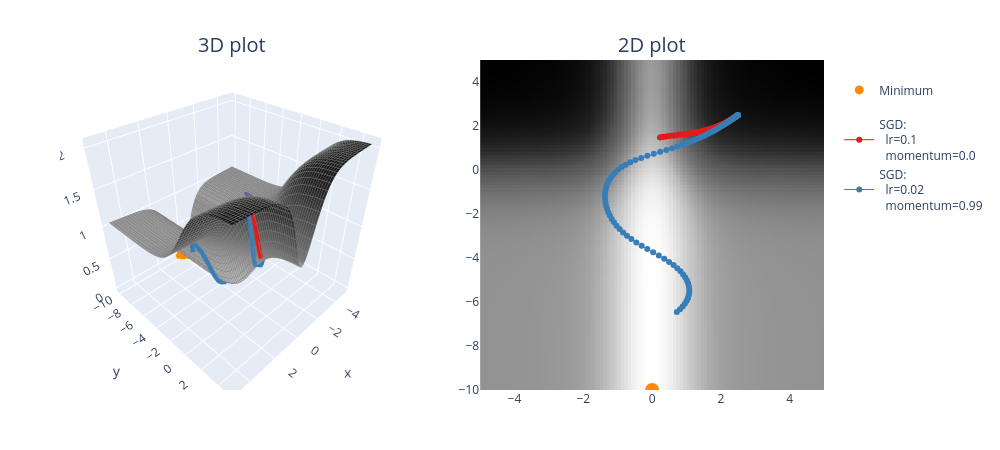

The code cell stored with this chart in its notebook:
### Markdown cell above
### Exercise - implement `opt_fn_with_sgd`

> ```yaml
> Difficulty: 🔴🔴🔴⚪⚪
> Importance: 🔵🔵🔵🔵⚪
> 
> You should spend up to 15-20 minutes on this exercise.
> ```

Implement the `opt_fn_with_sgd` function using `torch.optim.SGD`. This function optimizes parameters `(x, y)` (which represent coordinates at which we evaluate a function) using gradient descent on that function value. In other words, this should look just like your optimization loops in previous days' material, except rather than passing in `model.parameters()` to your optimizer, you pass in `(xy,)` (because it needs to be an iterable of parameters, not just a single parameter).

Remember, your update steps `optimizer.step()` will automatically change the values of `xy` inplace - this means that you shouldn't store past values like `xy_list.append(xy)` because then past elements of that list will be modified when `xy` is updated. Instead, you should use something like `xy_list.append(xy.detach().clone())` to make sure you're returning a copy of the tensor, which won't continue to be modified.

We've also provided you with a function `plot_fn_with_points`, which plots a function as well as a list of points produced by functions like the one above. The code below starts from `(2.5, 2.5)` and adds the resulting trajectory of `(x, y)` coordinates to the contour plot. Does it find the minimum? Play with the learning rate and momentum a bit and see how close you can get within 100 iterations.

### Code cell
def opt_fn_with_sgd(
    fn: Callable, xy: Float[Tensor, "2"], lr=0.001, momentum=0.98, n_iters: int = 100
) -> Float[Tensor, "n_iters 2"]:
    """
    Optimize the a given function starting from the specified point.

    xy: shape (2,). The (x, y) starting point.
    n_iters: number of steps.
    lr, momentum: parameters passed to the torch.optim.SGD optimizer.

    Return: (n_iters+1, 2). The (x, y) values, from initial values to values after step `n_iters`.
    """
    # Make sure tensor has requires_grad=True, otherwise it can't be optimized (more on this tomorrow!)
    assert xy.requires_grad
    
    iteration_values: list[Float[Tensor, "2"]] = [xy.detach().clone()]
    optimizer: t.optim.SGD = t.optim.SGD(params=(xy,), lr=lr, momentum=momentum)
    for it in range(n_iters):
        loss = fn(xy[0], xy[1])
        loss.backward()
        optimizer.step()
        optimizer.zero_grad()
        iteration_values.append(xy.detach().clone())
    
    return t.stack(iteration_values)


points = []

optimizer_list = [
    (optim.SGD, {"lr": 0.1, "momentum": 0.0}),
    (optim.SGD, {"lr": 0.02, "momentum": 0.99}),
]

for optimizer_class, params in optimizer_list:
    xy = t.tensor([2.5, 2.5], requires_grad=True)
    xys = opt_fn_with_sgd(pathological_curve_loss, xy=xy, lr=params["lr"], momentum=params["momentum"])
    points.append((xys, optimizer_class, params))
    print(f"{params=}, last point={xys[-1]}")

plot_fn_with_points(pathological_curve_loss, points=points, min_points=[(0, "y_min")])
